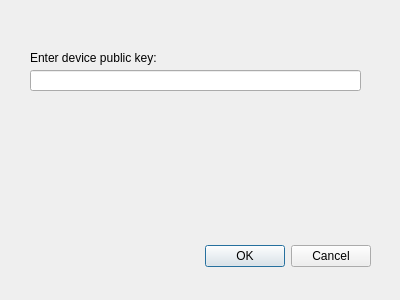
<?xml version="1.0" encoding="UTF-8"?>
<ui version="4.0">
 <class>AskDevicePublicKey</class>
 <widget class="QDialog" name="AskDevicePublicKey">
  <property name="geometry">
   <rect>
    <x>0</x>
    <y>0</y>
    <width>400</width>
    <height>300</height>
   </rect>
  </property>
  <property name="windowTitle">
   <string>Dialog</string>
  </property>
  <widget class="QDialogButtonBox" name="buttonBox">
   <property name="geometry">
    <rect>
     <x>30</x>
     <y>240</y>
     <width>341</width>
     <height>32</height>
    </rect>
   </property>
   <property name="orientation">
    <enum>Qt::Horizontal</enum>
   </property>
   <property name="standardButtons">
    <set>QDialogButtonBox::Cancel|QDialogButtonBox::Ok</set>
   </property>
  </widget>
  <widget class="QLabel" name="devicePubKeyBoxLbl">
   <property name="geometry">
    <rect>
     <x>30</x>
     <y>50</y>
     <width>191</width>
     <height>16</height>
    </rect>
   </property>
   <property name="text">
    <string>Enter device public key:</string>
   </property>
  </widget>
  <widget class="QLineEdit" name="devicePubKeyBox">
   <property name="geometry">
    <rect>
     <x>30</x>
     <y>70</y>
     <width>331</width>
     <height>21</height>
    </rect>
   </property>
  </widget>
 </widget>
 <resources/>
 <connections>
  <connection>
   <sender>buttonBox</sender>
   <signal>accepted()</signal>
   <receiver>AskDevicePublicKey</receiver>
   <slot>accept()</slot>
   <hints>
    <hint type="sourcelabel">
     <x>248</x>
     <y>254</y>
    </hint>
    <hint type="destinationlabel">
     <x>157</x>
     <y>274</y>
    </hint>
   </hints>
  </connection>
  <connection>
   <sender>buttonBox</sender>
   <signal>rejected()</signal>
   <receiver>AskDevicePublicKey</receiver>
   <slot>reject()</slot>
   <hints>
    <hint type="sourcelabel">
     <x>316</x>
     <y>260</y>
    </hint>
    <hint type="destinationlabel">
     <x>286</x>
     <y>274</y>
    </hint>
   </hints>
  </connection>
  <connection>
   <sender>devicePubKeyBox</sender>
   <signal>textChanged(QString)</signal>
   <receiver>AskDevicePublicKey</receiver>
   <slot>update()</slot>
   <hints>
    <hint type="sourcelabel">
     <x>195</x>
     <y>80</y>
    </hint>
    <hint type="destinationlabel">
     <x>199</x>
     <y>149</y>
    </hint>
   </hints>
  </connection>
 </connections>
</ui>
